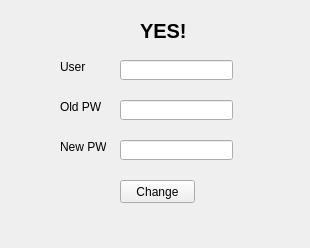
<?xml version="1.0" encoding="UTF-8"?>
<ui version="4.0">
 <class>ChangePassword</class>
 <widget class="QWidget" name="ChangePassword">
  <property name="geometry">
   <rect>
    <x>0</x>
    <y>0</y>
    <width>310</width>
    <height>248</height>
   </rect>
  </property>
  <property name="windowTitle">
   <string>Form</string>
  </property>
  <widget class="QLineEdit" name="lineEdit_user">
   <property name="geometry">
    <rect>
     <x>120</x>
     <y>60</y>
     <width>113</width>
     <height>20</height>
    </rect>
   </property>
  </widget>
  <widget class="QLineEdit" name="lineEdit_oldpw">
   <property name="geometry">
    <rect>
     <x>120</x>
     <y>100</y>
     <width>113</width>
     <height>20</height>
    </rect>
   </property>
  </widget>
  <widget class="QLineEdit" name="lineEdit_newpw">
   <property name="geometry">
    <rect>
     <x>120</x>
     <y>140</y>
     <width>113</width>
     <height>20</height>
    </rect>
   </property>
  </widget>
  <widget class="QLabel" name="label_user">
   <property name="geometry">
    <rect>
     <x>60</x>
     <y>60</y>
     <width>46</width>
     <height>13</height>
    </rect>
   </property>
   <property name="text">
    <string>User</string>
   </property>
  </widget>
  <widget class="QLabel" name="label_oldpw">
   <property name="geometry">
    <rect>
     <x>60</x>
     <y>100</y>
     <width>46</width>
     <height>13</height>
    </rect>
   </property>
   <property name="text">
    <string>Old PW</string>
   </property>
  </widget>
  <widget class="QLabel" name="label_newpw">
   <property name="geometry">
    <rect>
     <x>60</x>
     <y>140</y>
     <width>46</width>
     <height>13</height>
    </rect>
   </property>
   <property name="text">
    <string>New PW</string>
   </property>
  </widget>
  <widget class="QPushButton" name="pushButton_change">
   <property name="geometry">
    <rect>
     <x>120</x>
     <y>180</y>
     <width>75</width>
     <height>23</height>
    </rect>
   </property>
   <property name="text">
    <string>Change</string>
   </property>
  </widget>
  <widget class="QLabel" name="label_st">
   <property name="geometry">
    <rect>
     <x>140</x>
     <y>20</y>
     <width>61</width>
     <height>21</height>
    </rect>
   </property>
   <property name="font">
    <font>
     <pointsize>15</pointsize>
     <weight>75</weight>
     <bold>true</bold>
    </font>
   </property>
   <property name="text">
    <string>YES!</string>
   </property>
  </widget>
 </widget>
 <resources/>
 <connections/>
</ui>
